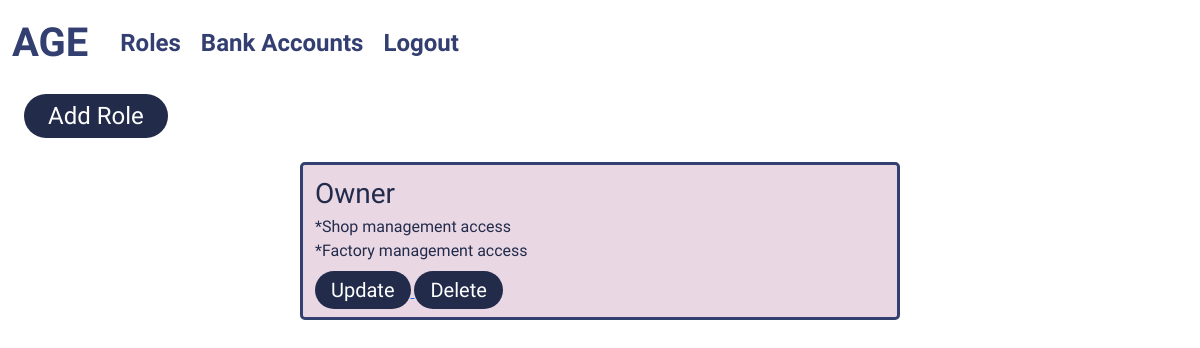
Page /roles/ (signed in) on the committed database.
### role/models.py (models this page shows)
class Role(models.Model):
    role = models.CharField(max_length=255, unique=True)
    access_to_shop_management = models.BooleanField()
    access_to_factory_management = models.BooleanField()

### role/views.py (the view)
# urls.py: path("", views.roles_view, name="roles"),
def roles_view(request):
    page_title = "Roles"
    if not request.user.is_superuser:
        return redirect("home")
    roles = Role.objects.all()
    context = {"page_title": page_title, "roles": roles}
    return render(request, "roles.html", context)

### role/templates/roles.html (shortened to what this page needs)
{% extends "layout.html" %} {% block content %}
<a href="{% url 'add_role' %}">
    <button class="mt-2 ms-4 px-4 py-1 rounded-pill fs-4 border-0">
        Add Role
    </button>
</a>
{% for role in roles %}
<div class="container mt-4 py-2 rounded-3 col-lg-6 col-md-9 col-11">
    <p class="m-0 fs-3">{{role.role}}</p>
    {% if role.access_to_shop_management %}
    <p class="m-0 fs-6">
        *Shop management access
    </p>
    {% endif %}
    {% if role.access_to_factory_management %}
    <p class="m-0 mb-2 fs-6">
        *Factory management access
    </p>
    {% endif %}
    <a href="{% url 'update_role' role.id %}">
        <button class="px-3 py-1 rounded-pill fs-5 border-0">
            Update
        </button>
    </a>
    <a href="{% url 'delete_role' role.id %}">
        <button class="px-3 py-1 rounded-pill fs-5 border-0">
            Delete
        </button>
    </a>
</div>
{% endfor %}
{% endblock content %}

### static/styles/style.css (style rules this page uses)
body { font-family: "Neuton", serif; }
.container { background-color: #e9d8e4; border: #343f71 solid 3px; color: #232b4b; }
button { color: white; background-color: #232b4b; }

### rows in the picture
Role: role "Owner", access_to_shop_management "*Shop management access", access_to_factory_management "*Factory management access"
